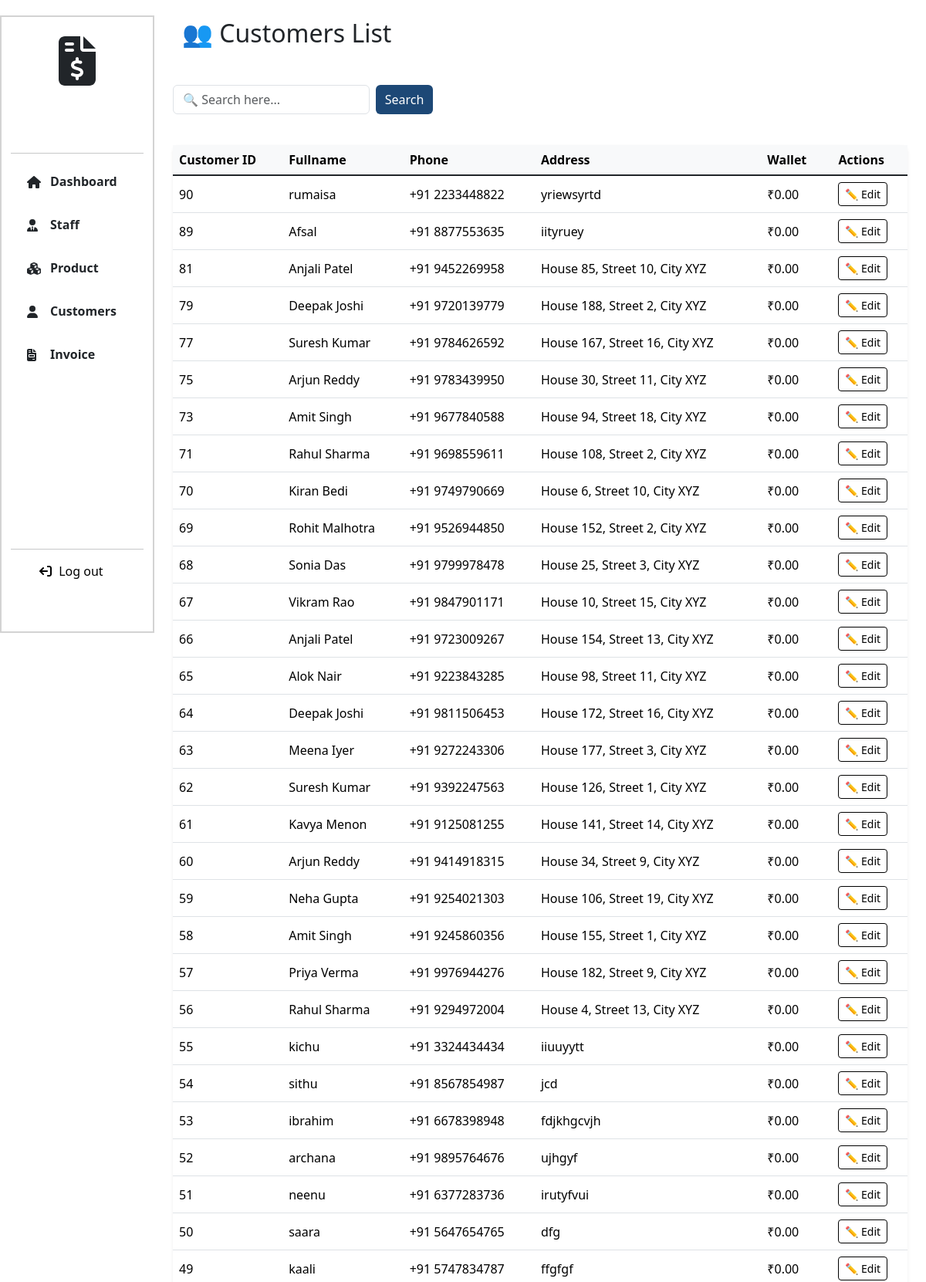
The page /customers/ (signed in, upper part) on the database its author committed.
### Billing_App/models.py (models this page shows, shortened)
class Customer(models.Model):
    fullname = models.CharField(max_length=255)
    phone=models.IntegerField(unique=True)
    address = models.TextField()
    wallet = models.DecimalField(max_digits=10, decimal_places=2, default=Decimal('0.00'))
    credit_limit = models.DecimalField(max_digits=10, decimal_places=2, default=Decimal('1000.00'))

### Billing_App/views.py (the view)
# urls.py: path('customers/', views.customers, name='customers'),
@login_required
def customers(request):
    search_query = request.GET.get("search", "").strip()
    customers = Customer.objects.all().order_by('-id')
    if search_query:
        customers = customers.filter(
            Q(fullname__icontains=search_query) |
            Q(id__icontains=search_query) |
            Q(phone__icontains=search_query)
        )
    context = {
        'customers': customers,
        'search': search_query,
    }
    return render(request, "customers.html", context)

### templates/customers.html (shortened to what this page needs)
{% extends 'navbar.html' %}
{% load static %}
{% block link %}
<link rel="stylesheet" href="{% static 'css/product.css' %}">
<link href="https://cdn.jsdelivr.net/npm/bootstrap@5.3.2/dist/css/bootstrap.min.css" rel="stylesheet">
{% endblock %}
{% block content %}
<div class="col-lg-10 col-md-9 col-sm-9 page-col">
  <h2 class="p-4">👥 Customers List</h2>
  <div class="container mt-4">
    <div class="d-flex justify-content-between align-items-center mb-4">
      <form action="{% url 'customers' %}" method="get" class="d-flex">
        <input type="text" id="customer-search" class="search-input form-control"
               name="search" placeholder="🔍 Search here..." autocomplete="off"
               style="width:75%;">
        <button type="submit" class="btn btn-primary ms-2"
                style="background-color: #1d4876; border:none;">
          Search
        </button>
      </form>
    </div>
    {% if customers %}
    <div class="card shadow-sm border-0 rounded-3">
      <div class="table-responsive">
        <table class="table table-hover align-middle mb-0">
          <thead class="table-light">
            <tr>
              <th scope="col">Customer ID</th>
              <th scope="col">Fullname</th>
              <th scope="col">Phone</th>
              <th scope="col">Address</th>
              <th scope="col">Wallet</th>
              <th scope="col">Actions</th>
            </tr>
          </thead>
          <tbody class="table-group-divider">
            {% for customer in customers %}
              <tr>
                <td class="text-nowrap">{{ customer.id }}</td>
                <td class="text-nowrap">{{ customer.fullname }}</td>
                <td class="text-nowrap">+91 {{ customer.phone }}</td>
                <td class="text-nowrap">{{ customer.address }}</td>
                <td class="text-nowrap">₹{{ customer.wallet }}</td>
                <td class="text-nowrap">
                  <button class="btn btn-sm " data-bs-toggle="modal" data-bs-target="#editCustomerModal{{ customer.id }}" style="border:1px solid black; color: black">✏️ Edit</button>
                </td>
              </tr>
            {% endfor %}
          </tbody>
        </table>
      </div>
    </div>
    {% else %}
    <div class="alert alert-warning text-center mt-4" role="alert">
      🚫 No Customer Found!
    </div>
    {% endif %}
  </div>
</div>
{% endblock %}

### static/css/index.css (style rules this page uses)
body { margin: 0px; padding: 0px; box-sizing: border-box; }

### static/css/style.css (style rules this page uses)
.table-responsive { width: 100%; overflow-x: auto; }
.page-col { background-color: white; margin-left: auto; }

### static/css/product.css (style rules this page uses)
.table-responsive { width: 100%; overflow-x: auto; }

### rows shown on the page
Customer: id "90", fullname "rumaisa", phone "2233448822", address "yriewsyrtd", wallet "0.00"
Customer: id "89", fullname "Afsal", phone "8877553635", address "iityruey", wallet "0.00"
Customer: id "81", fullname "Anjali Patel", phone "9452269958", address "House 85, Street 10, City XYZ", wallet "0.00"
Customer: id "79", fullname "Deepak Joshi", phone "9720139779", address "House 188, Street 2, City XYZ", wallet "0.00"
Customer: id "77", fullname "Suresh Kumar", phone "9784626592", address "House 167, Street 16, City XYZ", wallet "0.00"
Customer: id "75", fullname "Arjun Reddy", phone "9783439950", address "House 30, Street 11, City XYZ", wallet "0.00"
Customer: id "73", fullname "Amit Singh", phone "9677840588", address "House 94, Street 18, City XYZ", wallet "0.00"
Customer: id "71", fullname "Rahul Sharma", phone "9698559611", address "House 108, Street 2, City XYZ", wallet "0.00"
Customer: id "70", fullname "Kiran Bedi", phone "9749790669", address "House 6, Street 10, City XYZ", wallet "0.00"
Customer: id "69", fullname "Rohit Malhotra", phone "9526944850", address "House 152, Street 2, City XYZ", wallet "0.00"
Customer: id "68", fullname "Sonia Das", phone "9799978478", address "House 25, Street 3, City XYZ", wallet "0.00"
Customer: id "67", fullname "Vikram Rao", phone "9847901171", address "House 10, Street 15, City XYZ", wallet "0.00"
Customer: id "66", fullname "Anjali Patel", phone "9723009267", address "House 154, Street 13, City XYZ", wallet "0.00"
Customer: id "65", fullname "Alok Nair", phone "9223843285", address "House 98, Street 11, City XYZ", wallet "0.00"
Customer: id "64", fullname "Deepak Joshi", phone "9811506453", address "House 172, Street 16, City XYZ", wallet "0.00"
Customer: id "63", fullname "Meena Iyer", phone "9272243306", address "House 177, Street 3, City XYZ", wallet "0.00"
Customer: id "62", fullname "Suresh Kumar", phone "9392247563", address "House 126, Street 1, City XYZ", wallet "0.00"
Customer: id "61", fullname "Kavya Menon", phone "9125081255", address "House 141, Street 14, City XYZ", wallet "0.00"
Customer: id "60", fullname "Arjun Reddy", phone "9414918315", address "House 34, Street 9, City XYZ", wallet "0.00"
Customer: id "59", fullname "Neha Gupta", phone "9254021303", address "House 106, Street 19, City XYZ", wallet "0.00"
Customer: id "58", fullname "Amit Singh", phone "9245860356", address "House 155, Street 1, City XYZ", wallet "0.00"
Customer: id "57", fullname "Priya Verma", phone "9976944276", address "House 182, Street 9, City XYZ", wallet "0.00"
Customer: id "56", fullname "Rahul Sharma", phone "9294972004", address "House 4, Street 13, City XYZ", wallet "0.00"
Customer: id "55", fullname "kichu", phone "3324434434", address "iiuuyytt", wallet "0.00"
Customer: id "54", fullname "sithu", phone "8567854987", address "jcd", wallet "0.00"
Customer: id "53", fullname "ibrahim", phone "6678398948", address "fdjkhgcvjh", wallet "0.00"
Customer: id "52", fullname "archana", phone "9895764676", address "ujhgyf", wallet "0.00"
Customer: id "51", fullname "neenu", phone "6377283736", address "irutyfvui", wallet "0.00"
Customer: id "50", fullname "saara", phone "5647654765", address "dfg", wallet "0.00"
Customer: id "49", fullname "kaali", phone "5747834787", address "ffgfgf", wallet "0.00"
